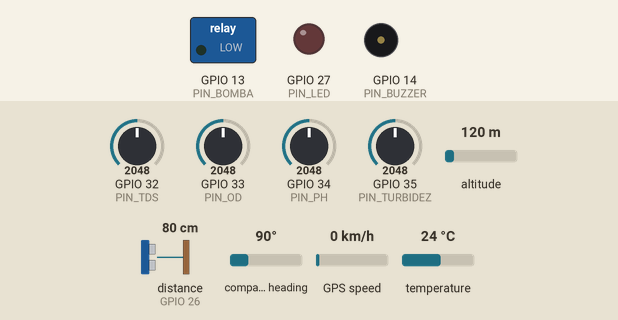
A sketch run on a simulated ESP32. On the bench: switched loads named in the sketch (green lamp = pin HIGH), output pins drawn as LEDs (lit = HIGH), buzzer (waves = sounding, pin HIGH). Wiring (from diagram.json): ultrasonic range finder: trigger GPIO 25; echo GPIO 26. The test bench sets the inputs (shaded band); at power-on: distance to the obstacle (sensor on GPIO 26) 80 cm, GPIO 32 (PIN_TDS) = 2048, GPIO 33 (PIN_OD) = 2048, GPIO 34 (PIN_PH) = 2048, GPIO 35 (PIN_TURBIDEZ) = 2048, altitude 120 m, compass heading 90°, GPS speed 0 km/h, temperature 24 °C. The echo pulse lasts 58.3 µs per cm; WiFi joins after 1.5 s; servers stay silent unless stated; uploads are accepted with an empty reply; storage starts empty; the GPS gets a fix after 3 s at 37.7749, -122.4194 with 8 satellites; pins used as bus, display or sensor lines are not drawn; what the sketch prints to the serial monitor is not drawn.

Above: at 2.7 s.
2.8 s: distance to the obstacle (sensor on GPIO 26) set to 66 cm
8.0 s: distance to the obstacle (sensor on GPIO 26) set to 56 cm
At 12.2 s:
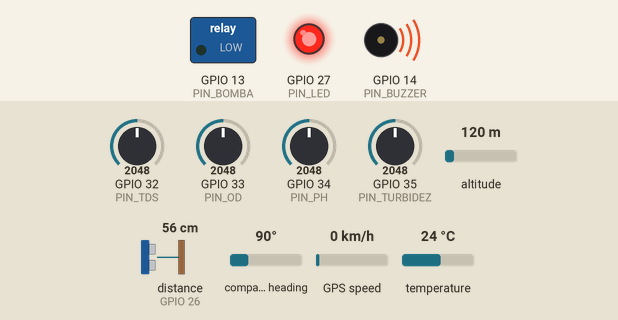
12.5 s: distance to the obstacle (sensor on GPIO 26) set to 250 cm
At 16.1 s:
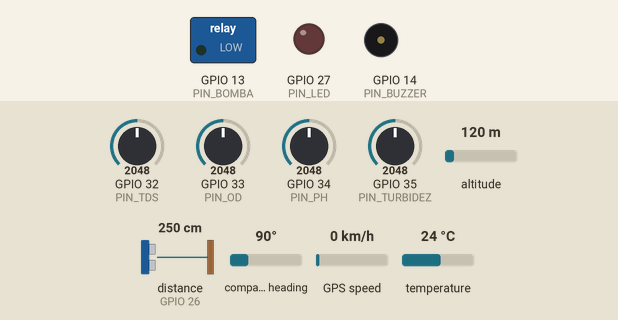
16.8 s: distance to the obstacle (sensor on GPIO 26) set to 2 cm
At 62.4 s:
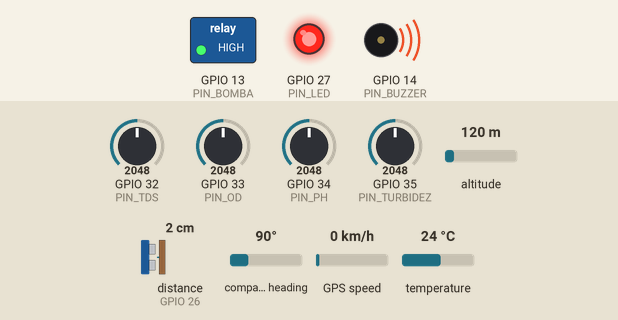
Timing chart, 0 to 63.1 s (numbered marks = the images above; inputs shaded):
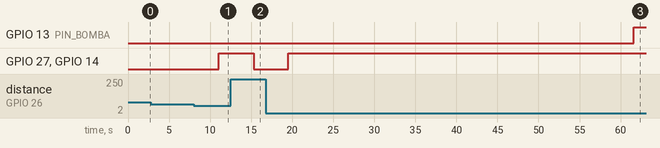

The sketch:

sketch.ino
```cpp
// Blue Brilliant — Peixonautas
// ESP32: sonar, GPS, SD, pH/turb/TDS/OD, bomba eDNA

#include <WiFi.h>
#include <HTTPClient.h>
#include <OneWire.h>
#include <DallasTemperature.h>
#include <TinyGPS++.h>
#include <SD.h>
#include <SPI.h>

// credenciais — trocar pelos reais
const char* WIFI_SSID     = "Wokwi-GUEST";
const char* WIFI_PASS     = "";
const char* AIO_USERNAME  = "SEU_USUARIO_ADAFRUIT";
const char* AIO_KEY       = "SUA_CHAVE_ADAFRUIT";
const char* AIO_GROUP     = "boia";

const float    RAIO_PERIMETRO_CM          = 60.0f;
const int      NUM_AMOSTRAS_SONAR         = 5;
const unsigned long INTERVALO_CICLO_MS    = 3000UL;
const unsigned long INTERVALO_EDNA_MS     = 60000UL;
const unsigned long DURACAO_BOMBA_MS      = 5000UL;
const unsigned long TIMEOUT_WIFI_MS       = 10000UL;
const unsigned long TIMEOUT_ECHO_US       = 30000UL;

const int PIN_TRIG      = 25;
const int PIN_ECHO      = 26;
const int PIN_LED       = 27;
const int PIN_BUZZER    = 14;
const int PIN_SD_CS     = 5;
const int PIN_ONEWIRE   = 4;
const int PIN_PH        = 34;
const int PIN_TURBIDEZ  = 35;
const int PIN_TDS       = 32;
const int PIN_OD        = 33;
const int PIN_BOMBA     = 13;

OneWire           oneWire(PIN_ONEWIRE);
DallasTemperature sensorTemp(&oneWire);
TinyGPSPlus       gps;
HardwareSerial    SerialGPS(2);

bool          sdDisponivel        = false;
unsigned long ultimaAmostragemMs  = 0;
int           contadorAmostrasEDNA = 0;
bool          wifiOk              = false;

void conectarWiFi() {
  WiFi.mode(WIFI_STA);
  WiFi.begin(WIFI_SSID, WIFI_PASS);
  Serial.print(F("WiFi"));
  unsigned long inicio = millis();
  while (WiFi.status() != WL_CONNECTED && millis() - inicio < TIMEOUT_WIFI_MS) {
    delay(250);
    Serial.print('.');
  }
  wifiOk = (WiFi.status() == WL_CONNECTED);
  Serial.println(wifiOk ? F(" ok") : F(" offline"));
}

float medirDistanciaCM() {
  digitalWrite(PIN_TRIG, LOW);
  delayMicroseconds(2);
  digitalWrite(PIN_TRIG, HIGH);
  delayMicroseconds(10);
  digitalWrite(PIN_TRIG, LOW);
  long duracao = pulseIn(PIN_ECHO, HIGH, TIMEOUT_ECHO_US);
  if (duracao == 0) return -1.0f;
  return (duracao * 0.0343f) / 2.0f;
}

float mediaSonar() {
  float soma = 0;
  int validas = 0;
  for (int i = 0; i < NUM_AMOSTRAS_SONAR; i++) {
    float d = medirDistanciaCM();
    if (d > 0 && d < 400) {
      soma += d;
      validas++;
    }
    delay(30);
  }
  if (validas == 0) return -1.0f;
  return soma / validas;
}

float lerAnalogicoNormalizado(int pino) {
  long soma = 0;
  for (int i = 0; i < 8; i++) {
    soma += analogRead(pino);
    delay(2);
  }
  return soma / 8.0f;
}

// calibracoes aproximadas para prototipo
float lerPH() {
  float v = lerAnalogicoNormalizado(PIN_PH) * (3.3f / 4095.0f);
  return constrain(7.0f + (2.5f - v) * 3.5f, 0.0f, 14.0f);
}

float lerTurbidez() {
  float v = lerAnalogicoNormalizado(PIN_TURBIDEZ) * (3.3f / 4095.0f);
  return constrain(v * 100.0f, 0.0f, 300.0f);
}

float lerTDS() {
  float v = lerAnalogicoNormalizado(PIN_TDS) * (3.3f / 4095.0f);
  return constrain(v * 500.0f, 0.0f, 1000.0f);
}

float lerOD() {
  float v = lerAnalogicoNormalizado(PIN_OD) * (3.3f / 4095.0f);
  return constrain(v * 15.0f, 0.0f, 20.0f);
}

float lerTemperatura() {
  sensorTemp.requestTemperatures();
  float t = sensorTemp.getTempCByIndex(0);
  if (t == DEVICE_DISCONNECTED_C) return NAN;
  return t;
}

void atualizarGPS() {
  while (SerialGPS.available() > 0) {
    gps.encode(SerialGPS.read());
  }
}

void gravarSD(float dist, float temp, float ph, float turb, float tds, float od,
              double lat, double lng, bool alerta, int amostras) {
  if (!sdDisponivel) return;
  File f = SD.open("/log.csv", FILE_APPEND);
  if (!f) return;
  f.printf("%lu,%.1f,%.2f,%.2f,%.1f,%.1f,%.2f,%.5f,%.5f,%d,%d\n",
           millis(), dist, temp, ph, turb, tds, od, lat, lng, alerta ? 1 : 0, amostras);
  f.close();
}

void enviarTelemetria(float dist, float temp, float ph, float turb, float tds, float od,
                      double lat, double lng, bool alerta, int amostras) {
  if (!wifiOk) return;
  HTTPClient http;
  String url = String("https://io.adafruit.com/api/v2/") + AIO_USERNAME +
               "/groups/" + AIO_GROUP + "/data";
  http.begin(url);
  http.addHeader("Content-Type", "application/json");
  http.addHeader("X-AIO-Key", AIO_KEY);
  String body = "{\"feeds\":{";
  body += "\"distancia\":" + String(dist, 1) + ",";
  body += "\"temperatura\":" + String(temp, 2) + ",";
  body += "\"ph\":" + String(ph, 2) + ",";
  body += "\"turbidez\":" + String(turb, 1) + ",";
  body += "\"tds\":" + String(tds, 1) + ",";
  body += "\"od\":" + String(od, 2) + ",";
  body += "\"alerta\":" + String(alerta ? 1 : 0) + ",";
  body += "\"amostras\":" + String(amostras);
  body += "}}";
  http.POST(body);
  http.end();
}

void acionarBomba() {
  digitalWrite(PIN_BOMBA, HIGH);
  Serial.println(F("bomba eDNA ON"));
  delay(DURACAO_BOMBA_MS);
  digitalWrite(PIN_BOMBA, LOW);
  contadorAmostrasEDNA++;
  ultimaAmostragemMs = millis();
  Serial.printf("amostra #%d pronta\n", contadorAmostrasEDNA);
}

void setup() {
  Serial.begin(115200);
  pinMode(PIN_TRIG, OUTPUT);
  pinMode(PIN_ECHO, INPUT);
  pinMode(PIN_LED, OUTPUT);
  pinMode(PIN_BUZZER, OUTPUT);
  pinMode(PIN_BOMBA, OUTPUT);
  digitalWrite(PIN_BOMBA, LOW);
  digitalWrite(PIN_LED, LOW);
  digitalWrite(PIN_BUZZER, LOW);

  sensorTemp.begin();
  SerialGPS.begin(9600, SERIAL_8N1, 16, 17);

  if (SD.begin(PIN_SD_CS)) {
    sdDisponivel = true;
    if (!SD.exists("/log.csv")) {
      File f = SD.open("/log.csv", FILE_WRITE);
      if (f) {
        f.println("ms,dist,temp,ph,turb,tds,od,lat,lng,alerta,amostras");
        f.close();
      }
    }
  }

  conectarWiFi();
  ultimaAmostragemMs = millis();
  Serial.println(F("Blue Brilliant — Peixonautas ready"));
}

void loop() {
  atualizarGPS();

  float distancia = mediaSonar();
  float tempAgua  = lerTemperatura();
  float ph        = lerPH();
  float turbidez  = lerTurbidez();
  float tds       = lerTDS();
  float od        = lerOD();

  bool alerta = (distancia > 0 && distancia < RAIO_PERIMETRO_CM);
  digitalWrite(PIN_LED, alerta ? HIGH : LOW);
  digitalWrite(PIN_BUZZER, alerta ? HIGH : LOW);

  if (millis() - ultimaAmostragemMs >= INTERVALO_EDNA_MS) {
    acionarBomba();
  }

  double lat = gps.location.isValid() ? gps.location.lat() : 0.0;
  double lng = gps.location.isValid() ? gps.location.lng() : 0.0;

  Serial.printf("d=%.1f ph=%.2f turb=%.1f tds=%.0f od=%.1f T=%.1f alerta=%d\n",
                distancia, ph, turbidez, tds, od, tempAgua, alerta);

  gravarSD(distancia, tempAgua, ph, turbidez, tds, od, lat, lng, alerta, contadorAmostrasEDNA);
  enviarTelemetria(distancia, tempAgua, ph, turbidez, tds, od, lat, lng, alerta, contadorAmostrasEDNA);

  delay(INTERVALO_CICLO_MS);
}
```

Measured:
- the behaviour switches between 61 and 60 cm on distance to the obstacle (sensor on GPIO 26) (found by bisection; images 0 and 1)
- after the input at 2.8 s, every drawn part: stays the same
- after the input at 8.0 s, GPIO 27 (PIN_LED), GPIO 14 (PIN_BUZZER): LOW → HIGH after 3.0 s
- after the input at 12.5 s, GPIO 27 (PIN_LED), GPIO 14 (PIN_BUZZER): HIGH → LOW after 2.8 s
- after the input at 16.8 s, GPIO 13 (PIN_BOMBA): LOW → HIGH after 44.8 s instead of 45.6 s; GPIO 27 (PIN_LED), GPIO 14 (PIN_BUZZER): LOW → HIGH after 2.7 s
